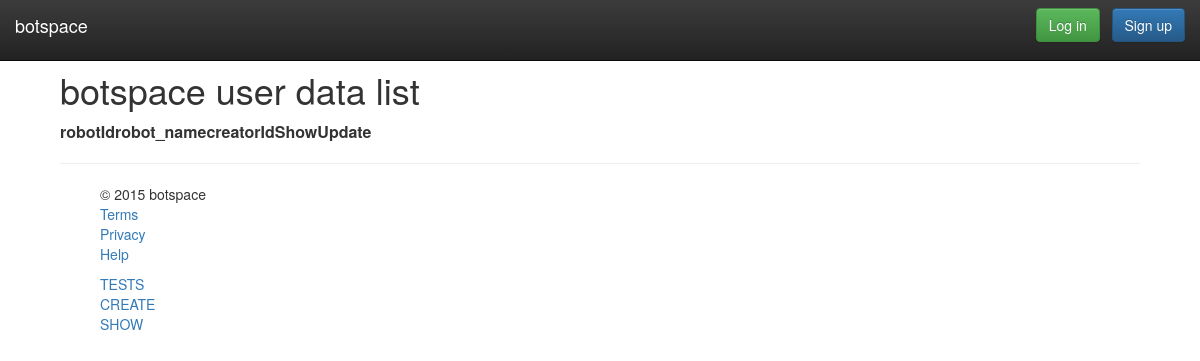
The page /WebContent/robotdata/show/all on the database as committed earlier.
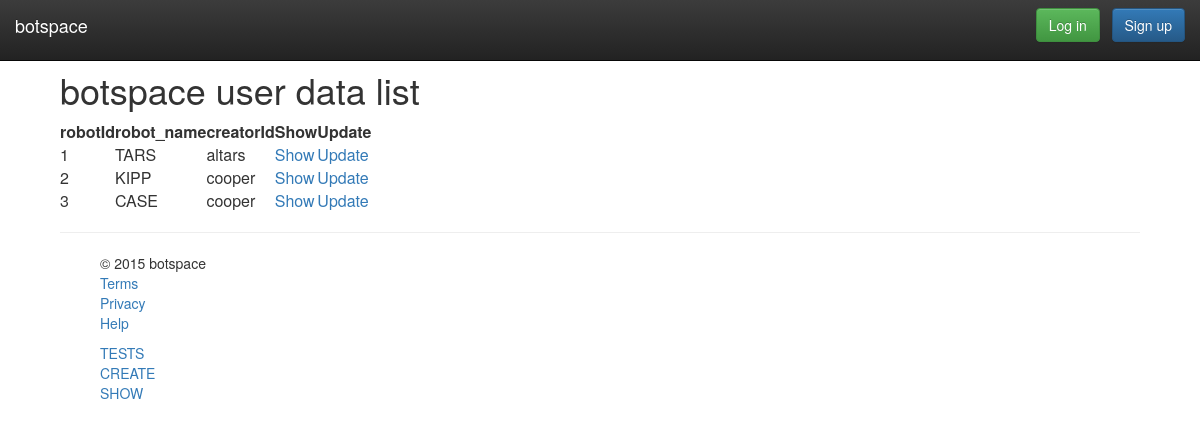
The same page on the database as committed later.
### tables this page shows
CREATE TABLE RobotData (
  robotId		 	 int(11) NOT NULL AUTO_INCREMENT,
  robot_name		 varchar(32) UNIQUE NOT NULL,
  status			 varchar(30) NOT NULL,
  PRIMARY KEY (robotId)
);

CREATE TABLE UserData (
  userDataId		 int(11) NOT NULL AUTO_INCREMENT,
  userId			 int(11) NOT NULL,
  user_name			 varchar(30) UNIQUE NOT NULL,
  skill_level		 varchar(30) NOT NULL,
  profile_pic		 varchar(255),
  started_hobby 	 DATE,
  date_created		 TIMESTAMP DEFAULT CURRENT_TIMESTAMP,
  fav_color		 	 char(7) NOT NULL,
  url				 varchar(255),
  phone				 varchar(255),
  PRIMARY KEY (userDataId),
  FOREIGN KEY (userId) REFERENCES Users(userId)
);

### WebContent/models/RobotData.class.php (called while the page is built, shortened)
<?php
include_once ("Messages.class.php");
class RobotData {
	private $formInput;
	private $robotId;
	private $robot_name;
	public function __construct($formInput = null) {
		$this->formInput = $formInput;
	}
	public function setRobotId($id) {
		$this->robotId = $id;
	}
	public function getRobotId() {
		return $this->robotId;
	}
	public function getRobotName() {
		return $this->robot_name;
	}
	private function extractForm($valueName) {
		$value = "";
		if (isset($this->formInput[$valueName])) {
			if (!is_array($this->formInput[$valueName])) {
				$value = trim($this->formInput[$valueName]);
				$value = stripslashes ($value);
				$value = htmlspecialchars ($value);
			} else {
				$value = array();
				foreach ($this->formInput[$valueName] as $arrayValue) {
					$tempValue = htmlspecialchars($arrayValue);
					array_push($value, $tempValue);
				}
			}
			return $value;
		}
	}
	private function validateName() {
		$this->robot_name = $this->extractForm('robot_name');
	}
}
?>

### WebContent/models/RobotDataDB.class.php (called while the page is built, shortened)
<?php
class RobotDataDB {
	public static function getRobotDataRowSetsBy($type = null, $value = null) {
		$allowedTypes = ['robotId', 'robotId', 'robot_name', 'status'];
		$robotDataRowSets = array();
		try {
			$db = Database::getDB();
			$query = "SELECT robotId, robot_name, status FROM RobotData";
			if (!is_null($type)) {
				if (!in_array($type, $allowedTypes))
					throw new PDOException("$type not an allowed search criterion for RobotData");
				$query = $query . " WHERE ($type = :$type)";
				$statement = $db->prepare($query);
				$statement->bindParam(":$type", $value);
			} else {
				$query = $query . " ORDER BY robotId ASC";
				$statement = $db->prepare($query);
			}
			$statement->execute();
			$robotDataRowSets = $statement->fetchAll(PDO::FETCH_ASSOC);
		} catch (Exception $e) {
			echo "<p>Error getting robot data rows by $type: " . $e->getMessage(). "</p>";
		}
		return $robotDataRowSets;
	}
	public static function getRobotDataBy($type = null, $value = null) {
		$robotDataRows = RobotDataDB::getRobotDataRowSetsBy($type, $value);
		return RobotDataDB::getRobotDataArray($robotDataRows);
	}
	public static function getRobotDataArray($rowSets) {
		$robotsData = array();
		if (!empty($rowSets)) {
			foreach ($rowSets as $robotDataRow) {
				$robotDataRow['creators'] = RobotAssocsDB::getRobotAssocValuesBy('robotId', $robotDataRow['robotId'], "creatorId");
				$robotData = new RobotData($robotDataRow);
				$robotId = $robotDataRow['robotId'];
				$robotData->setRobotId($robotId);
				array_push($robotsData, $robotData);
			}
		}
		return $robotsData;
	}
}
?>

### WebContent/models/Messages.class.php (called while the page is built, shortened)
<?php
class Messages {
	public static function setErrors($filename) {
		foreach (file($filename) as $line) {
			list($key, $value) = explode(' ', $line, 2) + array(NULL, NULL);
		}
	}
}

### WebContent/models/UserData.class.php (called while the page is built, shortened)
<?php
include_once ("Messages.class.php");
class UserData {
	private $formInput;
	private $user_name;
	public function __construct($formInput = null) {
		$this->formInput = $formInput;
	}
	private function extractForm($valueName) {
		$value = "";
		if (isset($this->formInput[$valueName])) {
			if (!is_array($this->formInput[$valueName])) {
				$value = trim($this->formInput[$valueName]);
				$value = stripslashes($value);
				$value = htmlspecialchars($value);
			}
			return $value;
		}
	}
	public function getUserName() {
		return $this->user_name;
	}
	private function validateUserName() {
		$this->user_name = $this->extractForm('user_name');
	}
}
?>

### WebContent/models/UserDataDB.class.php (called while the page is built, shortened)
<?php
class UserDataDB {
	public static function getUserDataRowSetsBy($type = null, $value = null) {
		$allowedTypes = ['userDataId', 'userId', 'user_name', 'skill_level', 'skill_areas', 'robot_name'];
		$userDataRowSets = array();
		try {
			$db = Database::getDB();
			$query = "SELECT userDataId, userId, user_name, skill_level, profile_pic,
					started_hobby, fav_color, url, phone FROM UserData";
			if (!is_null($type)) {
				$query = $query . " WHERE ($type = :$type)";
				$statement = $db->prepare($query);
				$statement->bindParam(":$type", $value);
			} else {
				$query = $query . " ORDER BY userDataId ASC";
				$statement = $db->prepare($query);
			}
			$statement->execute();
			$userDataRowSets = $statement->fetchAll(PDO::FETCH_ASSOC);
		} catch (Exception $e) {
			echo "<p>Error getting user rows by $type: " . $e->getMessage() . "</p>";
		}
		return $userDataRowSets;
	}
	public static function getUserDataBy($type = null, $value = null) {
		$userDataRows = UserDataDB::getUserDataRowSetsBy($type, $value);
		return UserDataDB::getUserDataArray($userDataRows);
	}
	public static function getUserDataArray($rowSets) {
		$usersData = array();
		if (!empty($rowSets)) {
			foreach ($rowSets as $userDataRow) {
				$userData = new UserData($userDataRow);
				$userDataId = $userDataRow['userDataId'];
				$userData->setUserDataId($userDataId);
				$skillAssocs = SkillAssocsDB::getSkillAssocsBy('userDataId', $userDataId);
				$skill_areas = array();
				foreach ($skillAssocs as $skillAssoc) {
					$skillId = $skillAssoc->getSkillId();
					$skill_name = Skill::$SKILL_AREAS[$skillId - 1];
					array_push($skill_areas, $skill_name);
				}
				$userData->setSkillAreas($skill_areas);
				array_push($usersData, $userData);
			}
		}
		return $usersData;
	}
}
?>

### WebContent/views/RobotDataView.class.php (the view, shortened to what the changed rows need)
<?php
class RobotDataView {
	public static function showAll() {
		if (array_key_exists('headertitle', $_SESSION)) {
			MasterView::showHeader();
		}
		$robotData = (array_key_exists('robotData', $_SESSION)) ? $_SESSION['robotData'] : array();
		$creators = (array_key_exists('creators', $_SESSION)) ? $_SESSION['creators'] : array();
		$base = (array_key_exists('base', $_SESSION)) ? $_SESSION['base'] : "";
		echo "<h1>botspace user data list</h1>";
		echo "<table>";
		echo "<thead>";
		echo "<tr><th>robotId</th><th>robot_name</th><th>creatorId</th><th>Show</th><th>Update</th>";
		echo "</thead>"."\n";
		echo "<tbody>";
		foreach ($robotData as $key => $data) {
			echo '<tr>';
			echo '<td>'.$data->getRobotId().'</td>';
			echo '<td>'.$data->getRobotName().'</td>';
			echo '<td>';
			foreach ($creators[$key] as $creator) {
				echo $creator->getUserName()." ";
			}
			echo '</td>';
			echo '<td><a href="/'.$base.'/robotdata/show/'.$data->getRobotId().'">Show</a></td>';
			echo '<td><a href="/'.$base.'/robotdata/update/'.$data->getRobotId().'">Update</a></td>';
			echo '<tr>'."\n";
		}
		echo "</tbody>";
		echo "</table>\n";
	}
}
?>

Rows that differ between the two databases and show on the page:
added robotdata: robotId "1", robot_name "TARS"
added userdata: user_name "altars", shown under "1"
added robotdata: robotId "2", robot_name "KIPP"
added userdata: user_name "cooper"
added robotdata: robotId "3", robot_name "CASE"
